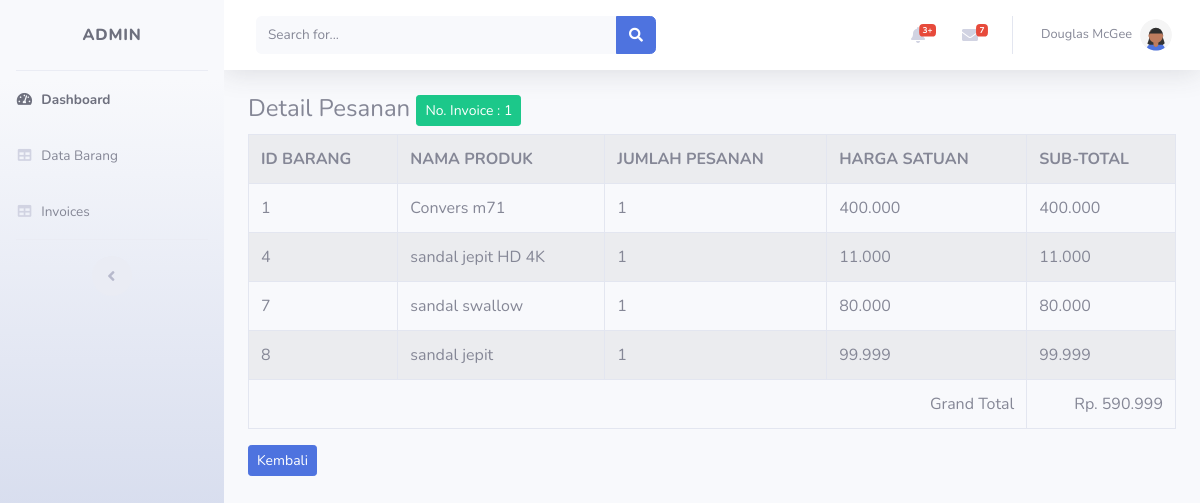
Page /index.php/admin/invoice/detail/1 on the committed database.
### tables this page shows
CREATE TABLE `tb_invoice` (
  `id` int(11) NOT NULL,
  `nama` varchar(56) NOT NULL,
  `alamat` varchar(225) NOT NULL,
  `tgl_pesan` datetime NOT NULL,
  `batas_bayar` datetime NOT NULL
);

CREATE TABLE `tb_pesanan` (
  `id` int(11) NOT NULL,
  `id_invoice` int(11) NOT NULL,
  `id_brg` int(11) NOT NULL,
  `nama_brg` varchar(50) NOT NULL,
  `jumlah` int(3) NOT NULL,
  `harga` int(10) NOT NULL,
  `pilihan` text NOT NULL
);

### application/controllers/admin/invoice.php (called while the page is built, shortened)
<?php
class Invoice extends CI_Controller{
    public function detail($id_invoice){
        $data['invoice'] = $this->model_invoice->ambil_id_invoice($id_invoice);
        $data['pesanan'] = $this->model_invoice->ambil_id_pesanan($id_invoice);
        $this->load->view('templates_admin/header');
        $this->load->view('templates_admin/sidebar');
        $this->load->view('admin/detail_invoice', $data);
        $this->load->view('templates_admin/footer');
    }
}

### index.php (called while the page is built, shortened)
<?php
require_once BASEPATH.'core/CodeIgniter.php';

### application/models/model_invoice.php (called while the page is built, shortened)
<?php
class model_invoice extends CI_Model{
    public function ambil_id_invoice($id_invoice){
        $result = $this->db->where('id', $id_invoice)->limit(1)->get('tb_invoice');
        if ($result->num_rows() > 0){
            return $result->row();
        } else {
            return false;
        }
    }
    public function ambil_id_pesanan($id_invoice){
        $result = $this->db->where('id_invoice', $id_invoice)->get('tb_pesanan');
        if ($result->num_rows() > 0){
            return $result->result();
        } else {
            return false;
        }
    }
}

### application/views/admin/detail_invoice.php (the view)
<div class="container-fluid">
    <h4>Detail Pesanan <div class="btn btn-sm btn-success">No. Invoice : <?php echo $invoice->id?></div>
    </h4>
    <table class="table table-bordered table-hover table-striped">
        <tr>
            <th>ID BARANG</th>
            <th>NAMA PRODUK</th>
            <th>JUMLAH PESANAN</th>
            <th>HARGA SATUAN</th>
            <th>SUB-TOTAL</th>
        </tr>
        <?php
        $total = 0;
        foreach($pesanan as $psn) :
            $subtotal = $psn->jumlah * $psn->harga;
            $total += $subtotal
        ?>
        <tr>
            <td><?php echo $psn->id_brg?></td>
            <td><?php echo $psn->nama_brg?></td>
            <td><?php echo $psn->jumlah?></td>
            <td><?php echo number_format($psn->harga,0, ',','.')?></td>
            <td><?php echo number_format($subtotal,0, ',','.')?></td>
        </tr>
        <?php endforeach?>
        <tr>
            <td colspan="4" align="right">Grand Total</td>
            <td align="right"> Rp. <?php echo number_format($total,0, ',','.')?></td>
        </tr>
    </table>
    <a href="<?php echo base_url('admin/invoice/index')?>"><div class="btn btn-sm btn-primary">Kembali</div></a>
</div>

### rows in the picture
tb_invoice: id "1"
tb_pesanan: id_brg "1", nama_brg "Convers m71", jumlah "1", harga "400.000", subtotal "400.000"
tb_pesanan: id_brg "4", nama_brg "sandal jepit HD 4K", jumlah "1", harga "11.000", subtotal "11.000"
tb_pesanan: id_brg "7", nama_brg "sandal swallow", jumlah "1", harga "80.000", subtotal "80.000"
tb_pesanan: id_brg "8", nama_brg "sandal jepit", jumlah "1", harga "99.999", subtotal "99.999"

### other values in the picture
$total "590.999"
